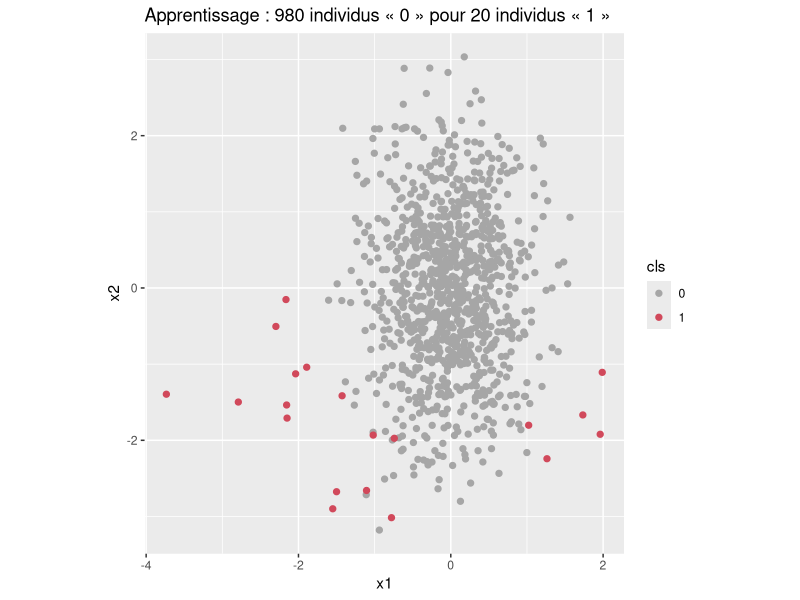
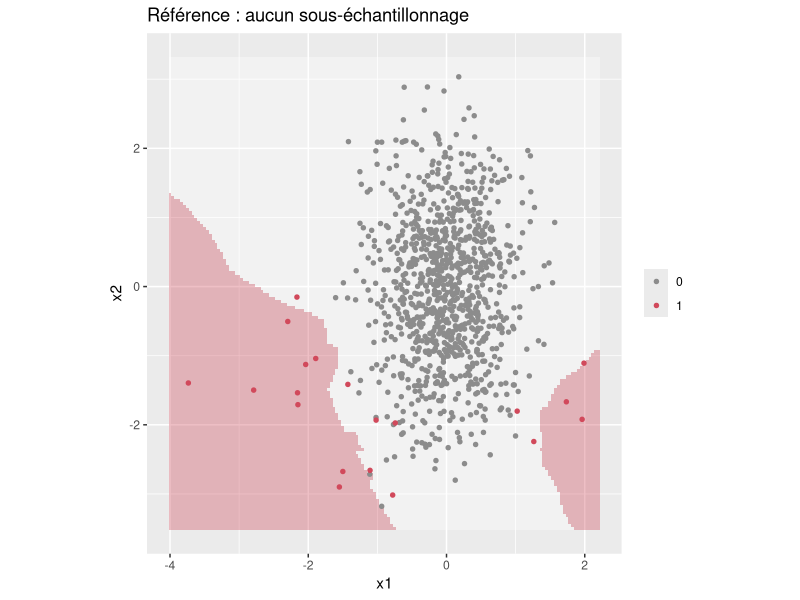
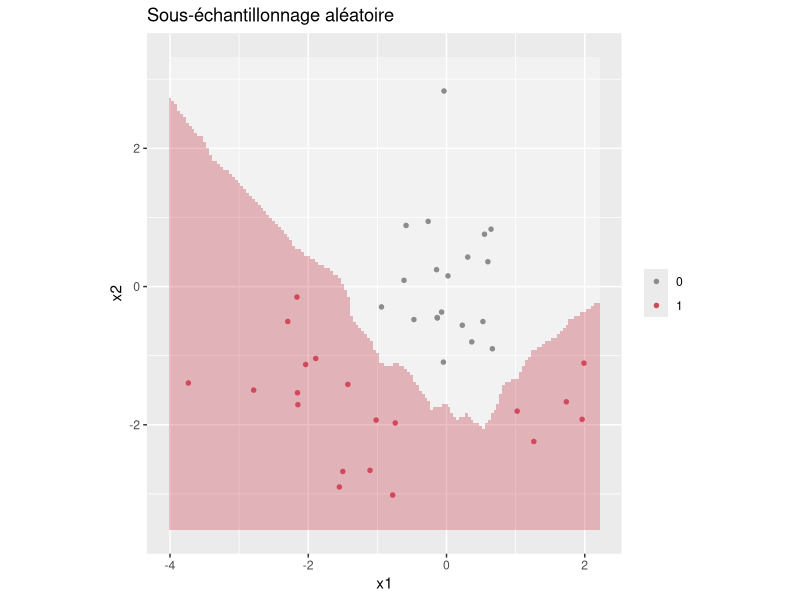
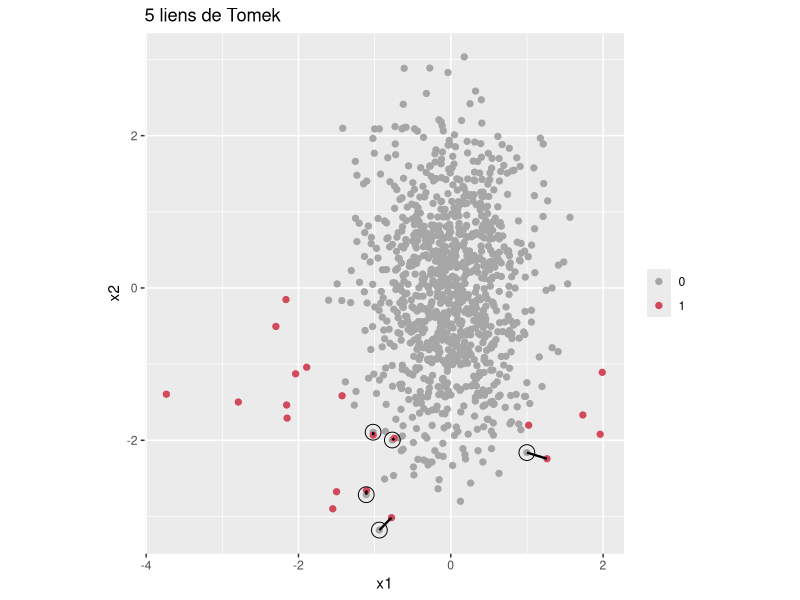
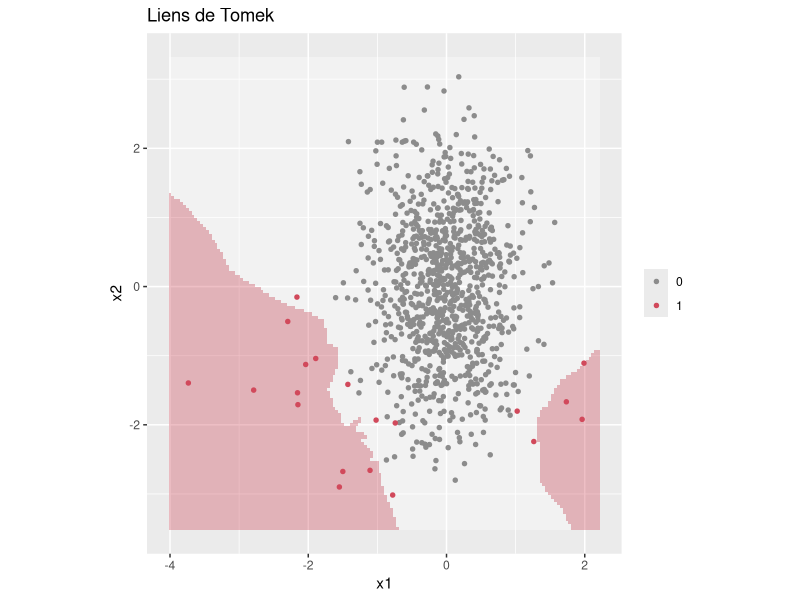

R code for these plots, in order:
## ---- chunk 1
#| label: packages
library(ROSE)     # jeu de données hacide
library(ggplot2)
library(recipes)  # préparation des données
library(themis)   # sous-échantillonnage : step_downsample()
library(FNN)      # recherche des plus proches voisins

data(hacide)      # charge hacide.train et hacide.test
## ---- chunk 2
#| label: comptage
table(hacide.train$cls)  # ✎
table(hacide.test$cls)
## ---- chunk 3
#| label: nuage
ggplot(hacide.train, aes(x1, x2, colour = cls)) +
  geom_point(size = 1.8) +
  scale_colour_manual(values = c(`0` = "grey65", `1` = "#D1495B")) +
  coord_equal() +
  labs(title = "Apprentissage : 980 individus « 0 » pour 20 individus « 1 »")
## ---- chunk 4
#| label: naif
mean(hacide.test$cls == "0")  # ✎
## ---- chunk 5
#| label: outils
# 1) Probabilité d'être "1" = part de voisins "1" parmi les k plus proches
predire_knn <- function(train, nouveaux, k = 5) {
  vois <- get.knnx(as.matrix(train[, c("x1", "x2")]),
                   as.matrix(nouveaux[, c("x1", "x2")]), k = k)$nn.index
  rowMeans(matrix(train$cls[vois] == "1", ncol = k))
}

# 2) Évaluation sur le test, avec un seuil de 0,5
evaluer <- function(prob, verite, seuil = 0.5) {
  y <- verite == "1"
  p <- prob >= seuil
  VP <- sum(p & y); FP <- sum(p & !y); FN <- sum(!p & y)
  sens <- VP / (VP + FN)
  prec <- ifelse(VP + FP == 0, 0, VP / (VP + FP))
  r <- rank(prob)
  data.frame(
    trouves         = VP,   # individus "1" bien détectés
    rates           = FN,   # individus "1" non détectés
    fausses_alertes = FP,   # individus "0" détectés à tort comme "1"
    sensibilite = round(sens, 2),
    precision   = round(prec, 2),
    F1          = round(ifelse(sens + prec == 0, 0, 2 * sens * prec / (sens + prec)), 2),
    AUC         = round((sum(r[y]) - sum(y) * (sum(y) + 1) / 2) / (sum(y) * sum(!y)), 2)
  )
}

# 3) Carte : zone où le modèle prédit "1" (en rose), avec les données d'apprentissage
carte <- function(train, titre) {
  grille <- expand.grid(x1 = seq(-4, 2.2, length.out = 150),
                        x2 = seq(-3.5, 3.3, length.out = 150))
  grille$zone <- ifelse(predire_knn(train, grille) >= 0.5, "1", "0")
  ggplot() +
    geom_raster(data = grille, aes(x1, x2, fill = zone), alpha = 0.35) +
    geom_point(data = train, aes(x1, x2, colour = cls), size = 1.2) +
    scale_fill_manual(values = c(`0` = "white", `1` = "#D1495B"), guide = "none") +
    scale_colour_manual(values = c(`0` = "grey55", `1` = "#D1495B")) +
    coord_equal() +
    labs(title = titre, colour = NULL)
}
## ---- chunk 6
#| label: reference
prob_ref <- predire_knn(hacide.train, hacide.test)  # ✎
evaluer(prob_ref, hacide.test$cls)  # ✎
## ---- chunk 7
#| label: carte-ref
carte(hacide.train, "Référence : aucun sous-échantillonnage")
## ---- chunk 8
#| label: downsample
train_down <- recipe(cls ~ ., data = hacide.train) |>
  step_downsample(cls, under_ratio = 1, seed = 2026) |>  # ✎
  prep() |>
  bake(new_data = NULL)

table(train_down$cls)
## ---- chunk 9
#| label: modele-down
prob_down <- predire_knn(train_down, hacide.test)  # ✎
evaluer(prob_down, hacide.test$cls)
## ---- chunk 10
#| label: carte-down
carte(train_down, "Sous-échantillonnage aléatoire")
## ---- chunk 11
#| label: liens-tomek
liens_tomek <- function(X, y) {
  X <- as.matrix(X)
  # plus proche voisin de chaque individu (en excluant l'individu lui-même)
  vois <- get.knnx(X, X, k = 2)$nn.index
  nn   <- ifelse(vois[, 1] == seq_len(nrow(X)), vois[, 2], vois[, 1])

  mutuel <- nn[nn] == seq_along(nn)   # ✎ condition 2 : voisins l'un de l'autre
  oppose <- y != y[nn]                # ✎ condition 1 : classes différentes

  i <- which(mutuel & oppose)
  i <- i[i < nn[i]]                  # chaque couple compté une seule fois
  data.frame(i = i, j = nn[i])
}

liens <- liens_tomek(hacide.train[, c("x1", "x2")], hacide.train$cls)
liens
## ---- chunk 12
#| label: voir-liens
#| fig-height: 5
lies     <- c(liens$i, liens$j)
a_retirer <- lies[hacide.train$cls[lies] == "0"]  # ✎

ggplot(hacide.train, aes(x1, x2, colour = cls)) +
  geom_point(size = 1.8) +
  geom_segment(data = data.frame(x  = hacide.train$x1[liens$i], y  = hacide.train$x2[liens$i],
                                 xe = hacide.train$x1[liens$j], ye = hacide.train$x2[liens$j]),
               aes(x = x, y = y, xend = xe, yend = ye), colour = "black", linewidth = 0.8) +
  geom_point(data = hacide.train[a_retirer, ], shape = 21, size = 5, colour = "black") +
  scale_colour_manual(values = c(`0` = "grey65", `1` = "#D1495B")) +
  coord_equal() +
  labs(title = paste(nrow(liens), "liens de Tomek"), colour = NULL)
## ---- chunk 13
#| label: tomek
train_tomek <- hacide.train[-a_retirer, ]  # ✎
table(train_tomek$cls)

prob_tomek <- predire_knn(train_tomek, hacide.test)
evaluer(prob_tomek, hacide.test$cls)
## ---- chunk 14
#| label: carte-tomek
carte(train_tomek, "Liens de Tomek")
## ---- chunk 15
#| label: bilan
rbind(
  `Aucun`     = evaluer(prob_ref,   hacide.test$cls),
  `Aléatoire` = evaluer(prob_down,  hacide.test$cls),
  `Tomek`     = evaluer(prob_tomek, hacide.test$cls)
)
## ---- chunk 16
#| label: bonus
train_down2 <- recipe(cls ~ ., data = hacide.train) |>
  step_downsample(cls, under_ratio = 1, seed = 5) |>  # ✎
  prep() |>
  bake(new_data = NULL)

evaluer(predire_knn(train_down2, hacide.test), hacide.test$cls)
